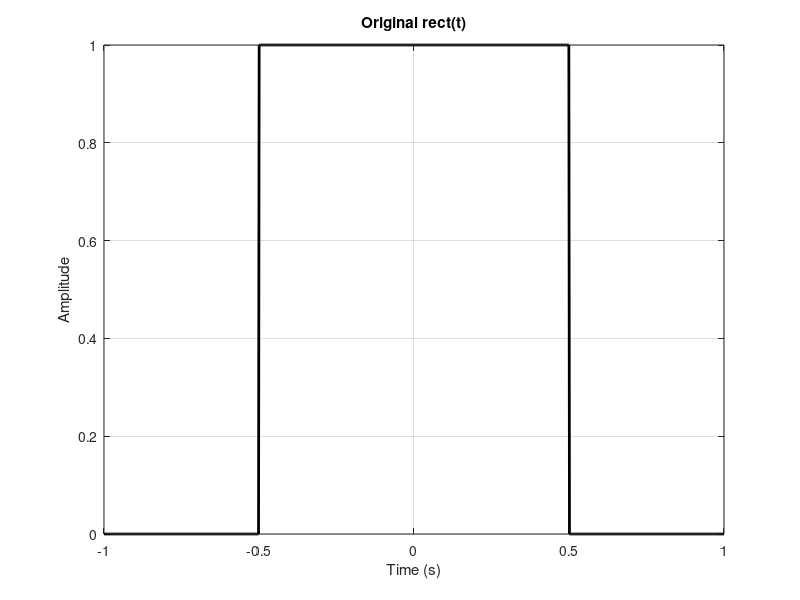

Reproduce this figure in MATLAB. (Note: this script raises an error after producing the figure.)
% ==========================
% Fourier Transform Verification Script
% Part 1.2: Using rect-sinc and sine-delta duality
% ==========================

% === RECT ↔ SINC TEST ===
% Objective: Verify that the Fourier Transform of a rectangular pulse 
% produces a sinc-shaped spectrum, and that applying the inverse transform 
% reconstructs the original signal.

% Define parameters for time domain
T = 2;                      % Total duration of the time window [-1, 1]
N = 1000;                   % Number of time samples
t = linspace(-T/2, T/2, N); % Time vector
dt = t(2) - t(1);           % Time step

% Define a rectangular pulse centered at t = 0, width = 1
xt = double(abs(t) <= 0.5); % Logical indexing: 1 inside [-0.5, 0.5], 0 elsewhere

% Plot the original rectangular function
figure;
plot(t, xt, 'k', 'LineWidth', 2);
title('Original rect(t)');
xlabel('Time (s)');
ylabel('Amplitude');
grid on;

% Compute Fourier Transform using custom ftr function
[f, xf, W] = ftr(xt, t, T);

% Plot the magnitude of the Fourier Transform
% The result should resemble a sinc function in frequency domain
figure;
plot(f, abs(xf), 'b', 'LineWidth', 2);
title('Magnitude of Fourier Transform of rect(t)');
xlabel('Frequency (Hz)');
ylabel('|X(f)|');
grid on;

% Reconstruct the time-domain signal using custom iftr function
[t_rec, xt_rec, T_check] = iftr(xf, f, W);

% Plot the original vs. reconstructed signal for visual comparison
figure;
plot(t, xt, 'k', 'LineWidth', 2); hold on;
plot(t_rec, real(xt_rec), 'r--', 'LineWidth', 2); % Real part only due to small imaginary errors
legend('Original rect(t)', 'Reconstructed from FT');
title('Reconstruction using Inverse Fourier Transform');
xlabel('Time (s)');
ylabel('Amplitude');
grid on;

% === SINE ↔ DELTA TEST ===
% Objective: Verify that the Fourier Transform of a sine wave produces two 
% impulses in the frequency domain (at ±f₀), and that the inverse FT 
% reconstructs the original sine.

% Define sine wave parameters
f0 = 5;                           % Frequency of sine wave in Hz
xt_sin = sin(2 * pi * f0 * t);    % Continuous-time sine signal

% Plot the original sine wave
figure;
plot(t, xt_sin, 'k', 'LineWidth', 2);
title('Original sine wave: sin(2πf₀t)');
xlabel('Time (s)');
ylabel('Amplitude');
grid on;

% Compute the Fourier Transform of the sine wave
[f_sin, xf_sin, W_sin] = ftr(xt_sin, t, T);

% Plot the magnitude spectrum of the sine wave
% Expected result: two symmetric peaks at ±f₀, resembling delta functions
figure;
plot(f_sin, abs(xf_sin), 'b', 'LineWidth', 2);
title('Magnitude of Fourier Transform of sin(2πf₀t)');
xlabel('Frequency (Hz)');
ylabel('|X(f)|');
grid on;

% Apply the Inverse Fourier Transform to recover the sine wave
[t_sin_rec, xt_sin_rec, ~] = iftr(xf_sin, f_sin, W_sin);

% Plot the original and reconstructed sine signals
figure;
plot(t, xt_sin, 'k', 'LineWidth', 2); hold on;
plot(t_sin_rec, real(xt_sin_rec), 'r--', 'LineWidth', 2); % Ignore imaginary part
legend('Original sin(2πf₀t)', 'Reconstructed');
title('Reconstruction of sine wave using Inverse FT');
xlabel('Time (s)');
ylabel('Amplitude');
grid on;
